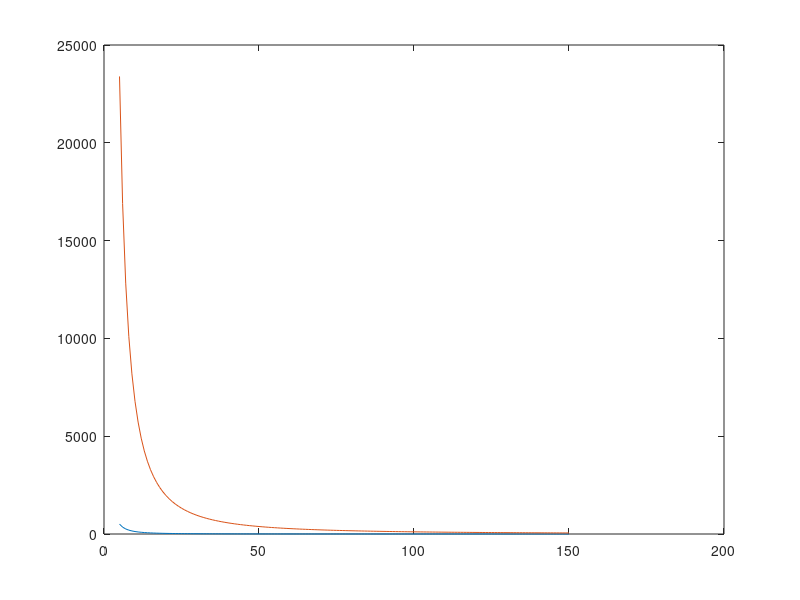

Recreate this plot in MATLAB.
rpm = 5:1:150;
N = rpm ./ 60;
D = 0.864;
rho = 1000;
u = 1;
Po = 0.32;
T = 1.524;

m = ((T/D)^2)*(u/rho)*34596./((Po^(1/3)).*(N.^2).*(D^2));
m = m./60;

times = (rpm.^(-1.786)).*414416;
%times = (rpm.^(-0.726)).*1114.2;

plot(rpm,m,rpm,times)